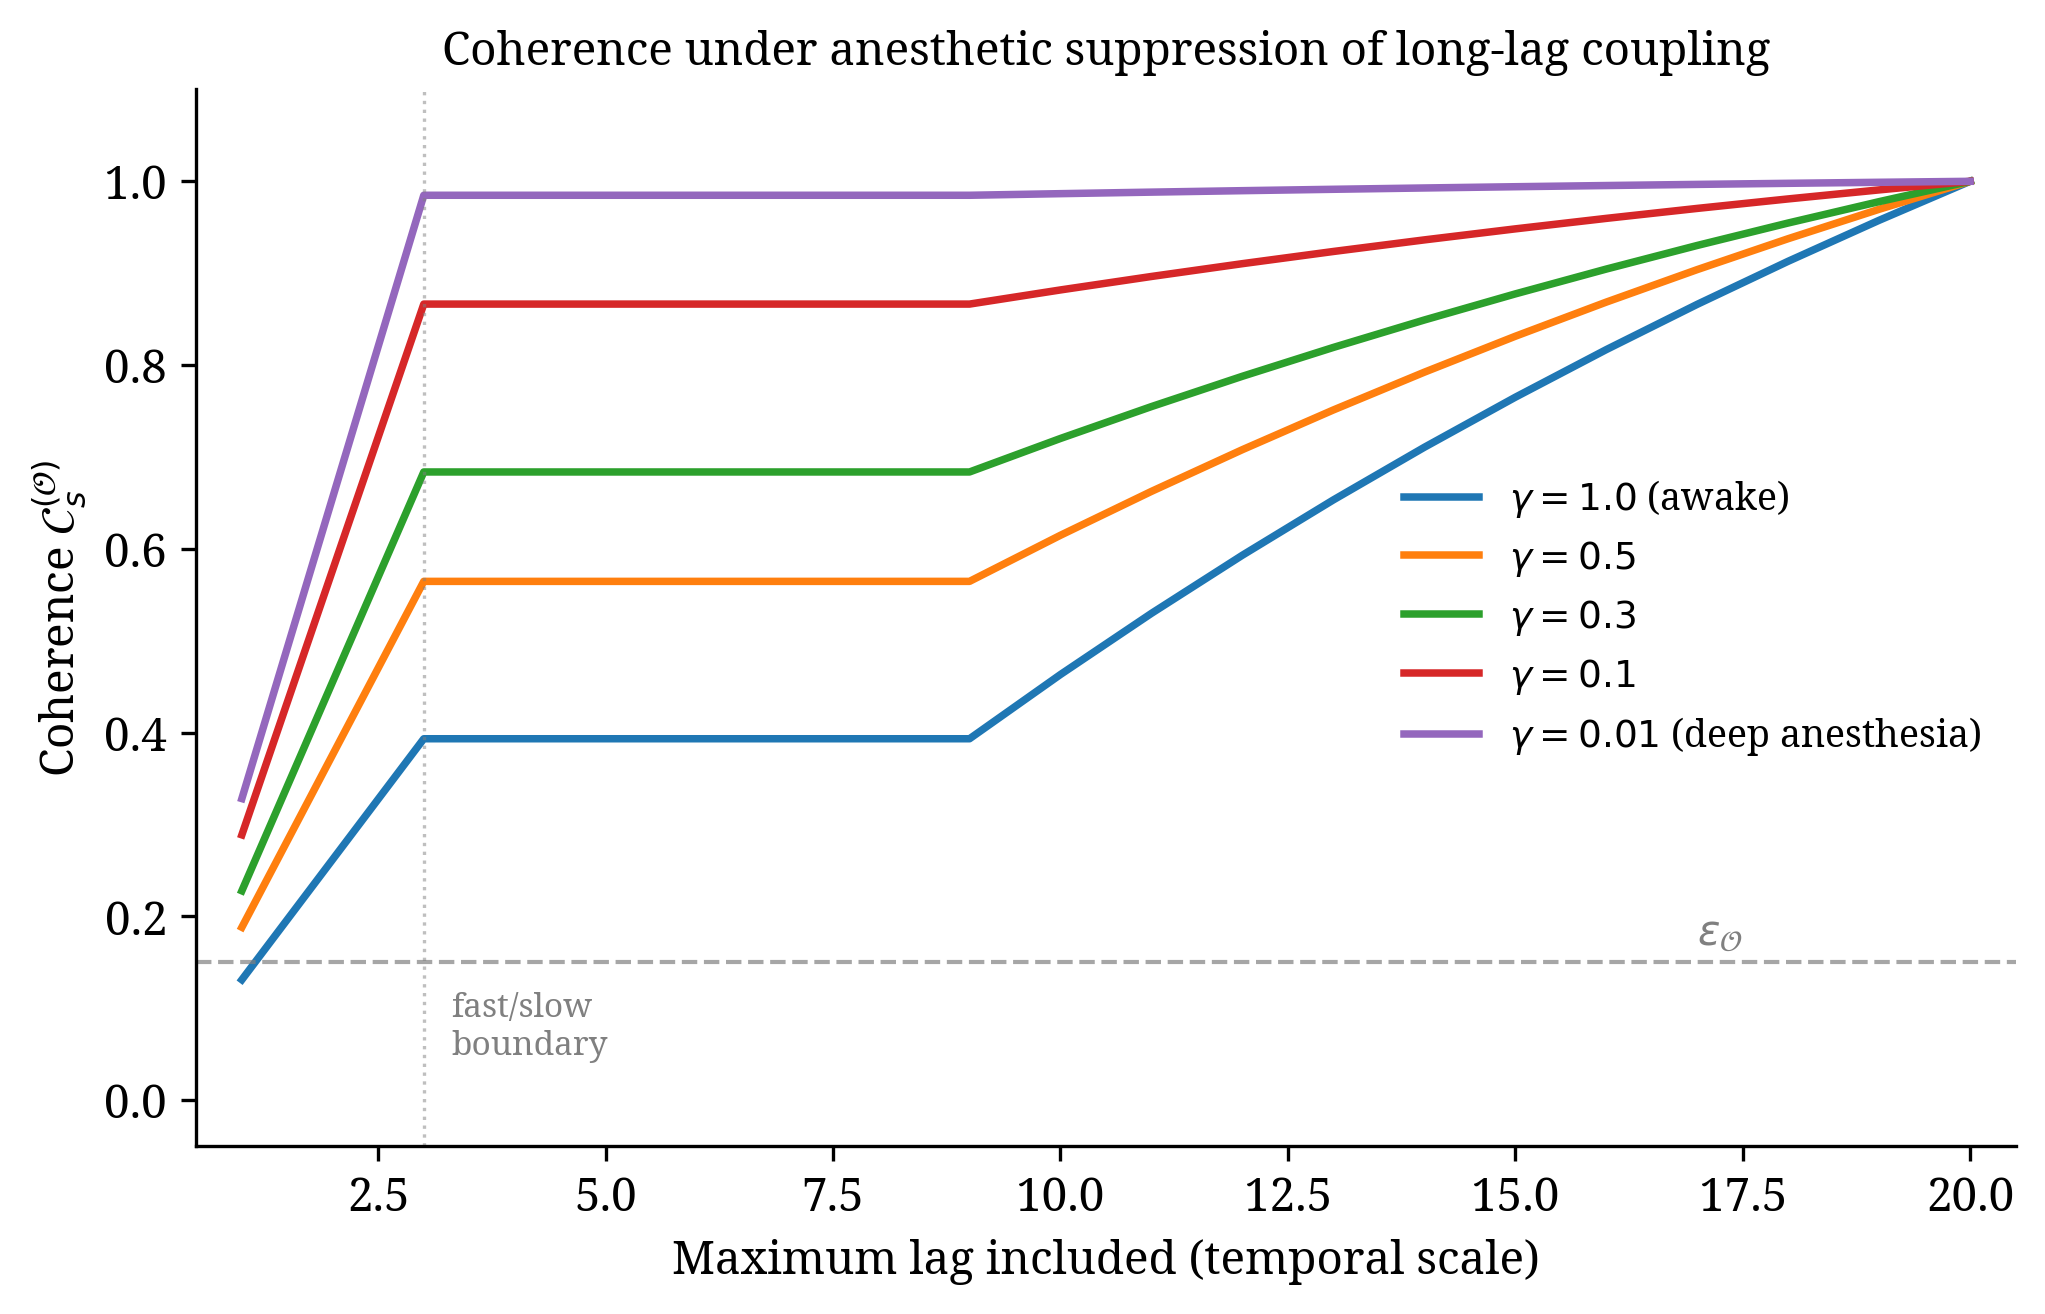

The Python source for this figure:
"""
Figure 2: Coherence under anesthetic suppression of long-lag coupling.
Corresponds to Section 8 (Example 2), Theorems 4.20 and 4.21.
"""
import numpy as np
import matplotlib
matplotlib.use('Agg')
import matplotlib.pyplot as plt
from matplotlib import rcParams

rcParams['font.family'] = 'serif'
rcParams['font.size'] = 11
rcParams['axes.linewidth'] = 0.8
rcParams['xtick.major.width'] = 0.8
rcParams['ytick.major.width'] = 0.8

# Model parameters
n_channels = 5
n_pairs = n_channels * (n_channels - 1) // 2  # 10 pairs
tau_fast_max = 3     # fast lags: 1-3
tau_slow_min = 10    # slow lags: 10-20
tau_slow_max = 20

# Generate synthetic binding tensor values
# Fast coupling: strong, uniform across pairs
np.random.seed(42)
B_fast = np.ones((n_pairs, tau_fast_max)) * 0.15  # nats per pair per lag

# Slow coupling: moderate, decaying with lag
slow_lags = np.arange(tau_slow_min, tau_slow_max + 1)
B_slow_base = 0.08 * np.exp(-0.05 * (slow_lags - tau_slow_min))
B_slow = np.tile(B_slow_base, (n_pairs, 1))

# Total information
I_fast_total = B_fast.sum()
I_slow_total = B_slow.sum()
I_total = I_fast_total + I_slow_total

# Suppression levels
gamma_values = [1.0, 0.5, 0.3, 0.1, 0.01]
colors = ['#1f77b4', '#ff7f0e', '#2ca02c', '#d62728', '#9467bd']

# Scale parameter: temporal resolution threshold (inverse lag)
# Small s = fine scale (includes all lags), large s = coarse scale (only fast lags)
# We define s as the minimum lag included. s=1 includes all lags. s=10 includes only slow lags.
# Actually, let's define scale as maximum lag included (more intuitive)
s_values = np.arange(1, tau_slow_max + 1)

fig, ax = plt.subplots(1, 1, figsize=(7, 4.5))

eps_O = 0.15  # detection threshold

for idx, gamma in enumerate(gamma_values):
    coherence = []
    # After suppression: fast coupling unchanged, slow coupling multiplied by gamma
    I_total_gamma = I_fast_total + gamma * I_slow_total
    
    for s in s_values:
        # Information at scale s: sum of binding for lags <= s
        I_s = 0
        # Fast lags (1 to tau_fast_max)
        if s >= 1:
            fast_included = min(s, tau_fast_max)
            I_s += B_fast[:, :fast_included].sum()
        # Slow lags (tau_slow_min to min(s, tau_slow_max))
        if s >= tau_slow_min:
            slow_included = min(s, tau_slow_max) - tau_slow_min + 1
            I_s += gamma * B_slow[:, :slow_included].sum()
        
        C_s = I_s / I_total_gamma if I_total_gamma > 0 else 0
        coherence.append(C_s)
    
    label = r'$\gamma = {}$'.format(gamma)
    if gamma == 1.0:
        label = r'$\gamma = 1.0$ (awake)'
    elif gamma == 0.01:
        label = r'$\gamma = 0.01$ (deep anesthesia)'
    
    ax.plot(s_values, coherence, color=colors[idx], linewidth=1.8, label=label)

# Detection threshold
ax.axhline(y=eps_O, color='gray', linestyle='--', linewidth=1.0, alpha=0.7)
ax.text(tau_slow_max - 3, eps_O + 0.02, r'$\epsilon_{\mathcal{O}}$', fontsize=10, color='gray')

# Mark the fast/slow boundary
ax.axvline(x=tau_fast_max, color='gray', linestyle=':', linewidth=0.8, alpha=0.5)
ax.text(tau_fast_max + 0.3, 0.05, 'fast/slow\nboundary', fontsize=8, color='gray')

ax.set_xlabel(r'Maximum lag included (temporal scale)')
ax.set_ylabel(r'Coherence $\mathcal{C}^{(\mathcal{O})}_s$')
ax.set_title('Coherence under anesthetic suppression of long-lag coupling', fontsize=11)
ax.legend(fontsize=9, frameon=False, loc='center right')
ax.set_ylim(-0.05, 1.1)
ax.set_xlim(0.5, tau_slow_max + 0.5)
ax.spines['top'].set_visible(False)
ax.spines['right'].set_visible(False)

plt.tight_layout()
plt.savefig('/home/ubuntu/creativity-model/figures/fig2_neural_suppression.pdf',
            dpi=300, bbox_inches='tight')
plt.savefig('/home/ubuntu/creativity-model/figures/fig2_neural_suppression.png',
            dpi=300, bbox_inches='tight')
print("Figure 2 saved.")
